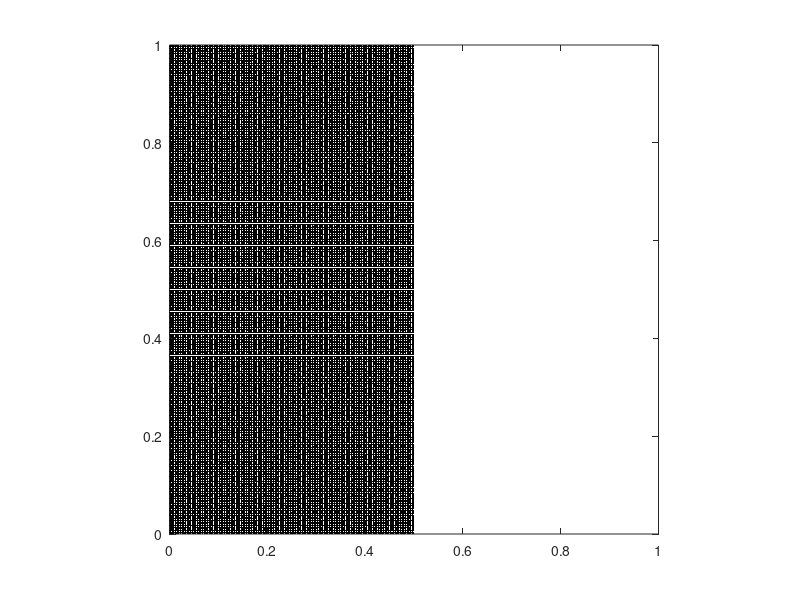

This chart was generated by the following MATLAB code:
#!/usr/bin/env octave

p.rho = 1500;
p.E = 1e6;
p.nu = 0.3;
p.g = -0.8;
% p.Np = 4 * 2.5;
p.Np = 100;
p.N = 101;
p.rhop = 3;
p.tol = 1e-12;
p.T = 2;

% make an NxN computational grid
N = p.N;
Np = p.Np;
x = linspace(0,1,N);
y = linspace(0,1,N);
h = x(2)-x(1);
dt = 0.4*h*sqrt(p.rho/p.E);
T = p.T;
E = p.E;
nu = p.nu;
tol = p.tol;

Nn = N*N;

% set up material points
%bar_w = 1.0; Nbx = Np; %
bar_w = 0.5; Nbx = Np; %
% Nbx = ceil(p.rhop*bar_w/h);
bar_h = 1.0; Nby = (bar_h/bar_w)*Nbx;
%bar_h = 0.5; Nby = (bar_h/bar_w)*Nbx;

bxtmp = linspace(0, bar_w, Nbx+1);
% bar_x = (0.5 - bar_w/2) + bxtmp(1:end-1) + bxtmp(2)/2;
bar_x = 0.0 + bxtmp(1:end-1) + bxtmp(2)/2;
bytmp = linspace(0, bar_h, Nby+1);
bar_y = 0.0 + bytmp(1:end-1) + bytmp(2)/2;

% initialize position
Np = Nbx*Nby;
%xjitter = normrnd(0, 0.001, Nbx, Nby);
%yjitter = normrnd(0, 0.001, Nbx, Nby);
xjitter = zeros(Nby, Nbx);
yjitter = zeros(Nby, Nbx);
[xp, yp] = meshgrid(bar_x, bar_y);
xp = xp + xjitter;
yp = yp + yjitter;
%r = 0.1;
%rs = linspace(0, r,Nbx);
%ts = linspace(0, 2*pi, Nby+1);
%ts(end) = [];
%xp = 0.5 + rs'*cos(ts);
%yp = 0.5 + rs'*sin(ts);
%[X, Y] = meshgrid(x, y);

% initialize volume
vp = (bar_w/Nbx)*(bar_h/Nby)*ones(size(xp));
% vp = (pi*r^2/Np)*ones(size(xp));

% initialize mass
mp = p.rho*vp;

% initialize velocity
xp_t = 0*ones(size(xp));
yp_t = -0.0*ones(size(yp));

% initialize stress
sxxp = -900*ones(size(xp));
%sxyp = -p.rho * p.g * (xp - (bar_w / 2));
syyp = -900*ones(size(yp));
%sxxp = -p.rho * p.g * (yp - bar_h);
sxyp = 0*ones(size(yp));
%syyp = -p.rho * p.g * (yp - bar_h);

% initialize strain
exxp = zeros(size(xp));
exyp = zeros(size(yp));
eyyp = zeros(size(yp));

% initialize body forces
bxp = zeros(size(xp));
byp = p.g*ones(size(yp));

% plot material points
plot(xp, yp, '.k'); axis equal;
xlim([min(x), max(x)]);
ylim([min(y), max(y)]);

% dump starting config to text file
fp = fopen('generated_particles.txt', 'w');
fprintf(fp, '%d\n', numel(mp));
for i=1:numel(mp)
    fprintf(fp, '%f %f %f %f %f %f %f %f %f\n', mp(i), vp(i),
        xp(i), yp(i), xp_t(i), yp_t(i),
        sxxp(i), sxyp(i), syyp(i));
end
fclose(fp);

% grid file
fp = fopen('generated_grid.txt', 'w');
fprintf(fp, '%d\n', N);
fprintf(fp, '1\n');
fclose(fp);

% bc file
fp = fopen('bc.cfg', 'w');
fprintf(fp, 'dirichlet-bcs = {\n');
fprintf(fp, '};\n');
fprintf(fp, 'periodic-bcs = {\n');
fprintf(fp, '};\n');
